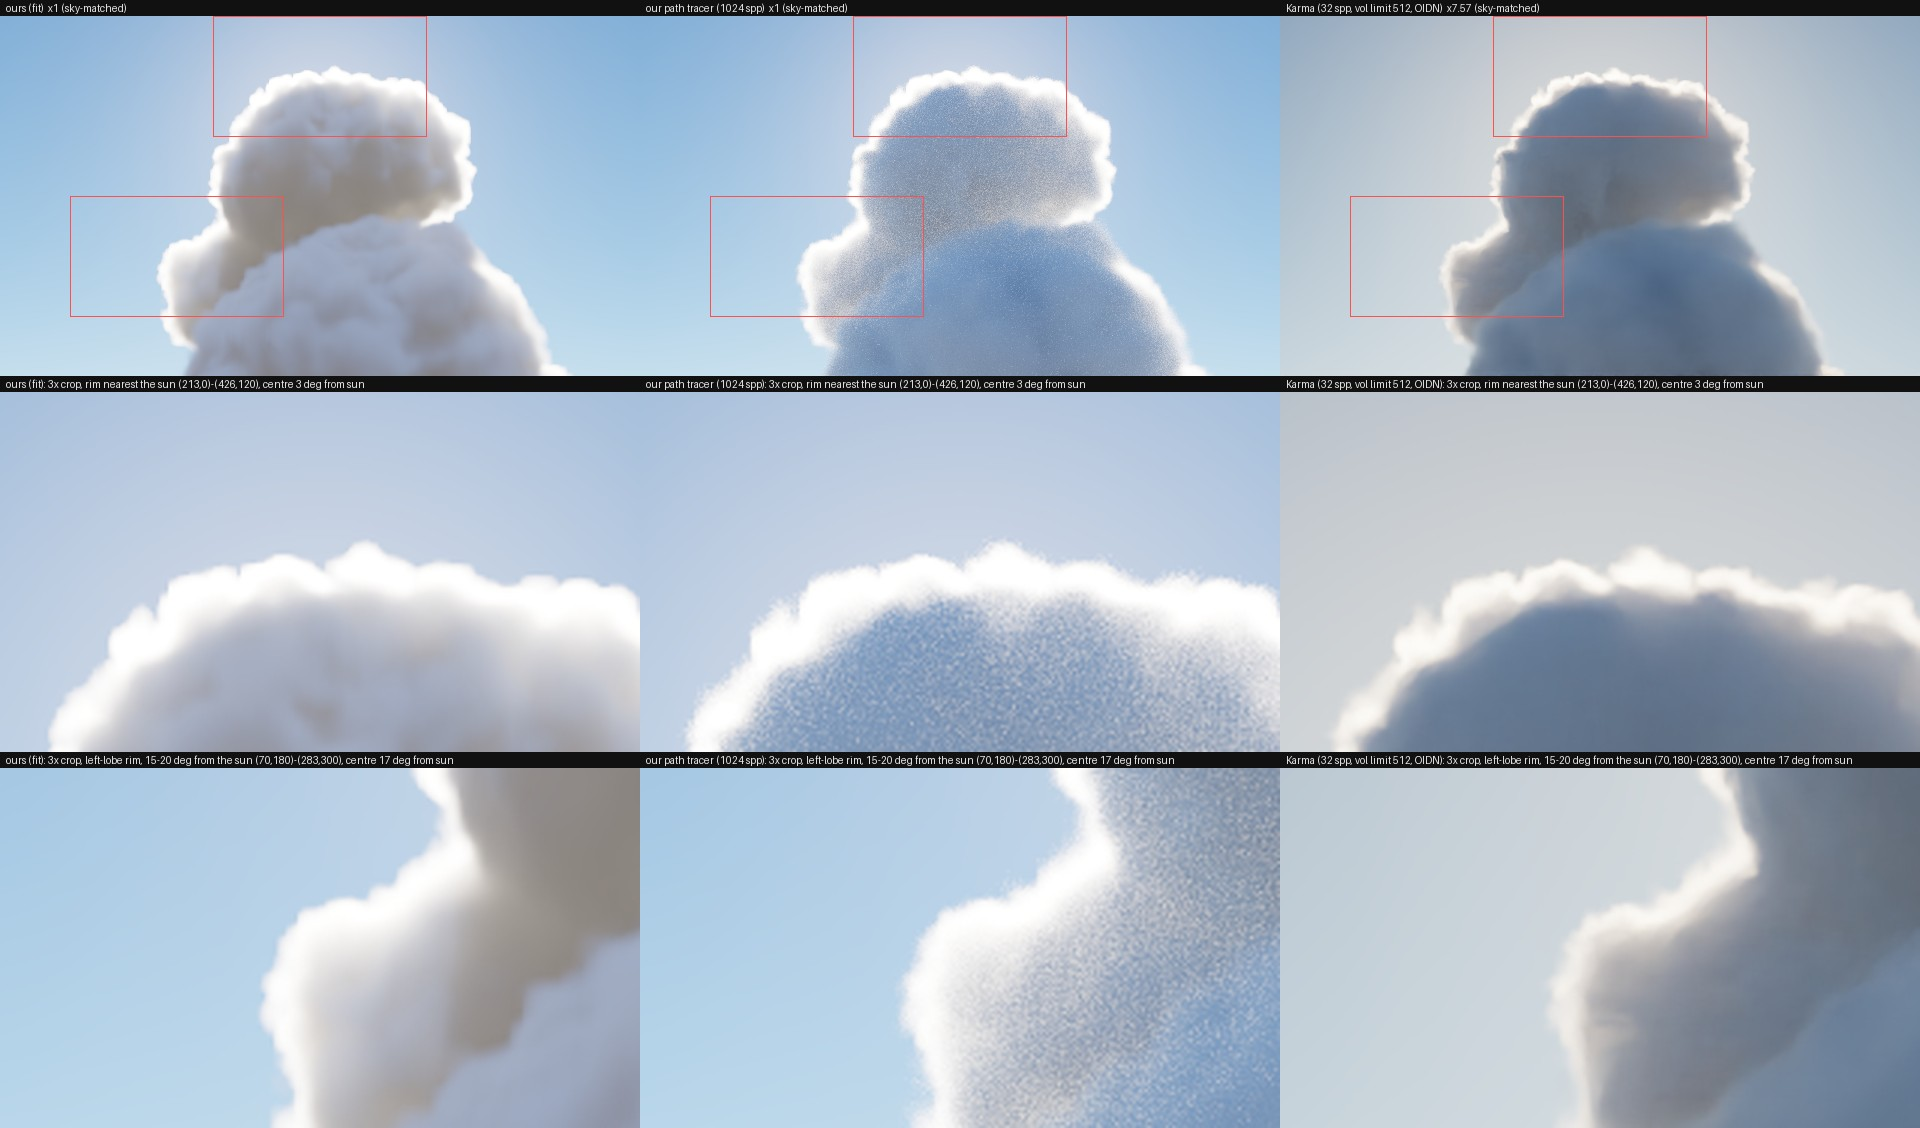

This chart was generated by the following Python code:
# P2.9c sheet: the houdini cloud, card sunward camera + sun, in three renderers. Run from the repo root with the system python3
# (numpy + Pillow); needs Houdini's hoiiotool to read the Karma EXR.
#   columns: ours (fit-sunward, linear PFM) | our path tracer (pt-sunward, 1024 spp, linear PFM) | Karma CPU (32 spp, volume limit 512, OIDN)
#   rows: full frame | 3x crop of the rim nearest the sun (~3 deg) | 3x crop of the left lobe's rim (~15-20 deg from the sun)
# Exposure (sheet.jpg): each image is scaled so the clear sky next to the cloud (two patches: above the top edge, left of the left lobe)
# matches ours, then one exposure (the card's 0.35) and the same ACES fit + sRGB for all.
# sheet_sunmatched.jpg: each scaled by its own sun irradiance instead (ours 33.05 lum from the card report; Karma 0.971 from the
# Physical Sky's DistantLight: intensity 1.234, normalize on, colour (1, 0.752, 0.504)), because the two skies differ (see the log).
# Also prints the rim / sky / body measurements quoted in work/logs/P2-9c.md.
import json, subprocess, sys
import numpy as np
from PIL import Image, ImageDraw
D = 'work/captures/P2-9c/'
HB = '/Applications/Houdini/Houdini21.0.792/Frameworks/Houdini.framework/Versions/Current/Resources/bin/'
W, H, LB = 640, 360, 16
LUM = np.array([0.2126, 0.7152, 0.0722])


def pfm(p):
    with open(p, 'rb') as f:
        t = f.readline().strip(); w, h = map(int, f.readline().split()); s = float(f.readline())
        a = np.frombuffer(f.read(), dtype='<f4' if s < 0 else '>f4').reshape(h, w, 3 if t == b'PF' else 1)
    return a[::-1].astype(np.float64)


def exr(p):
    tmp = p[:-4] + '.tmp.pfm'
    subprocess.run([HB + 'hoiiotool', p, '--ch', 'R,G,B', '-o', tmp], check=True)
    a = pfm(tmp)
    subprocess.run(['rm', tmp])
    return a


def tm(x):
    y = np.clip((x * (2.51 * x + 0.03)) / (x * (2.43 * x + 0.59) + 0.14), 0, 1)
    return (np.where(y <= 0.0031308, 12.92 * y, 1.055 * np.power(y, 1 / 2.4) - 0.055) * 255 + 0.5).astype(np.uint8)


# angle from the sun per pixel (card camera: three.js lookAt, y up, fovY 30)
rep = json.load(open('work/captures/P2-9b/houdini/capture.json'))['shots'][0]['report']
p, t = np.array(rep['camera']['position']), np.array(rep['camera']['target'])
sd = np.array(rep['sun']['direction']); sd /= np.linalg.norm(sd)
f = (t - p) / np.linalg.norm(t - p); r = np.cross(f, [0, 1, 0]); r /= np.linalg.norm(r); u = np.cross(r, f)
th = np.tan(np.radians(rep['fovY'] / 2))
xs = (2 * (np.arange(W) + 0.5) / W - 1) * th * W / H; ys = (1 - 2 * (np.arange(H) + 0.5) / H) * th
dd = f + xs[None, :, None] * r + ys[:, None, None] * u
dd /= np.linalg.norm(dd, axis=2, keepdims=True)
ang = np.degrees(np.arccos(np.clip(dd @ sd, -1, 1)))

ims = {'ours (fit)': pfm(D + 'fit-sunward.pfm'), 'our path tracer (1024 spp)': pfm(D + 'pt-sunward.pfm'),
       'Karma (32 spp, vol limit 512, OIDN)': exr(D + 'card-sunward_oidn.exr')}
raw = exr(D + 'card-sunward.exr')
E_SUN = {'ours (fit)': float(np.array(rep['sky']['sunIrradiance']) @ LUM), 'our path tracer (1024 spp)': float(np.array(rep['sky']['sunIrradiance']) @ LUM),
         'Karma (32 spp, vol limit 512, OIDN)': 1.2340301 * float(np.array([1, 0.7524896, 0.50439894]) @ LUM)}
SKY = [(20, 28, 305, 335), (235, 255, 110, 118)]   # rows, cols: clear sky next to the cloud
sky = {k: np.mean([(v @ LUM)[a:b, c:d].mean() for a, b, c, d in SKY]) for k, v in ims.items()}
keys = list(ims)
CROPS = [('rim nearest the sun', (213, 0, 426, 120)), ('left-lobe rim, 15-20 deg from the sun', (70, 180, 283, 300))]

for mode, scale in (('sheet.jpg', {k: sky[keys[0]] / sky[k] for k in keys}), ('sheet_sunmatched.jpg', {k: E_SUN[keys[0]] / E_SUN[k] for k in keys})):
    sheet = Image.new('RGB', (3 * W, 3 * (H + LB)), (17, 17, 17))
    dr = ImageDraw.Draw(sheet)
    for i, k in enumerate(keys):
        im = Image.fromarray(tm(ims[k] * scale[k] * 0.35))
        x = i * W
        sheet.paste(im, (x, LB))
        dr.text((x + 6, 2), f'{k}  x{scale[k]:.3g} ({"sky" if mode == "sheet.jpg" else "sun"}-matched)', fill=(230, 230, 230))
        for j, (lab, box) in enumerate(CROPS):
            dr.rectangle((x + box[0], LB + box[1], x + box[2], LB + box[3]), outline=(255, 80, 80))
            y = (j + 1) * (H + LB)
            sheet.paste(im.crop(box).resize((W, H), Image.LANCZOS), (x, y + LB))
            a0 = ang[(box[1] + box[3]) // 2, (box[0] + box[2]) // 2]
            dr.text((x + 6, y + 2), f'{k}: 3x crop, {lab} ({box[0]},{box[1]})-({box[2]},{box[3]}), centre {a0:.0f} deg from sun', fill=(230, 230, 230))
    sheet.save(D + mode, quality=90)

# measurements: profiles from the sky into the cloud, band-averaged; peak / sky just outside / body further in
P = [('A  top edge, nearest the sun', 'v', (305, 335), range(20, 140)), ('A2 top lobe, left edge', 'h', (90, 110), range(220, 320)),
     ('C  top lobe, right edge', 'h', (140, 160), range(520, 400, -1)), ('B  left lobe, left edge', 'h', (235, 255), range(110, 260))]
ims['Karma raw (no OIDN)'] = raw
E_SUN['Karma raw (no OIDN)'] = E_SUN[keys[2]]
for name, ax, (a, b), run in P:
    run = list(run)
    print('\n==', name)
    for k, im in ims.items():
        L = im @ LUM
        prof = np.array([L[a:b, i].mean() for i in run]) if ax == 'h' else np.array([L[i, a:b].mean() for i in run])
        sm = np.convolve(prof, np.ones(3) / 3, mode='same')
        s0, body = prof[:8].mean(), prof[-12:].mean()
        ip = int(np.argmax(sm[2:-2])) + 2
        half = next((i for i in range(ip, len(prof)) if sm[i] < (sm[ip] + body) / 2), -1)
        quarter = next((i for i in range(ip, len(prof)) if sm[i] < body + (sm[ip] - body) / 4), -1)
        ap = ang[(a + b) // 2, run[ip]] if ax == 'h' else ang[run[ip], (a + b) // 2]
        print(f'  {k:38s} peak/sky {sm[ip] / s0:5.2f}  body/sky {body / s0:4.2f}  peak/body {sm[ip] / body:5.1f}  peak/E_sun {sm[ip] / E_SUN[k]:.3f}'
              f'  at {ap:4.1f} deg  peak->half {half - ip} px, ->quarter {quarter - ip} px')
print('\nE_sun / sky (lum):', {k: round(E_SUN[k] / sky[k], 1) for k in keys})
print('sky-match scale:', {k: round(sky[keys[0]] / sky[k], 3) for k in keys})
# body colour: mean RGB over the lower body and the top-lobe core, divided by the matched-sky RGB
for nm, (y0, y1, x0, x1) in {'top-lobe core': (110, 180, 280, 400), 'lower body': (280, 350, 240, 520)}.items():
    for k in keys:
        rgb = ims[k][y0:y1, x0:x1].reshape(-1, 3).mean(0)
        skyrgb = np.mean([ims[k][a:b, c:d].reshape(-1, 3).mean(0) for a, b, c, d in SKY], axis=0)
        print(f'  {nm:14s} {k:38s} body/sky lum {rgb @ LUM / (skyrgb @ LUM):.2f}  body rgb/lum {np.round(rgb / (rgb @ LUM), 2)}  sky rgb/lum {np.round(skyrgb / (skyrgb @ LUM), 2)}')
